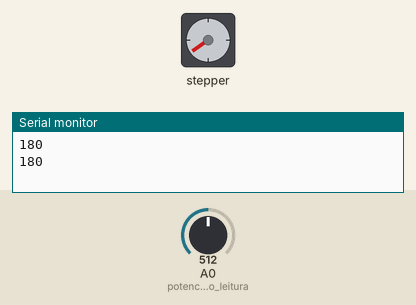
A sketch run on a simulated Arduino Uno, built with avr-gcc and run on an emulated ATmega328P. On the bench: stepper motor, the last lines printed to the serial monitor. The inputs (shaded band) are chosen by the test bench; at power-on: A0 (potenciometro_leitura) = 512. Stepper angles assume 100 steps per turn.

Above: at 6.86 s.
6.9 s: A0 (potenciometro_leitura) set to 122
At 9.6 s:
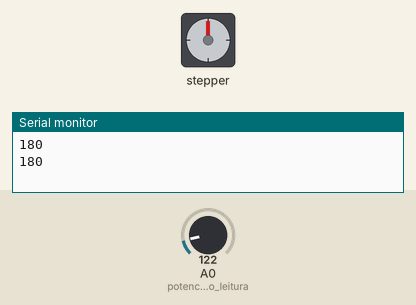
13.6 s: A0 (potenciometro_leitura) set to 306
20.3 s: A0 (potenciometro_leitura) set to 900
27.0 s: A0 (potenciometro_leitura) set to 716
At 33.4 s:
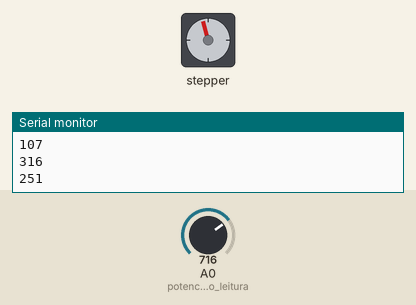
33.7 s: A0 (potenciometro_leitura) set to 511
At 39.7 s:
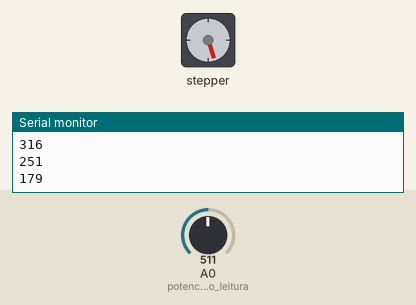
Timing chart, 0 to 41.2 s (numbered marks = the images above; inputs shaded):
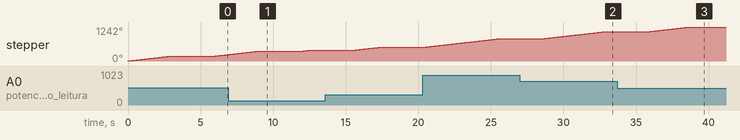

Measured:
- after the input at 6.9 s, stepper: goes on until 12.6 s, then stays 399°
- after the input at 27.0 s, stepper: goes on until 32.7 s, then stays 1065°
- after the input at 33.7 s, stepper: goes on until 38.7 s, then stays 1242°
- by itself, stepper: turns 180° clockwise in 2.9 s, then 54° clockwise in 0.84 s

The sketch:

Motor_passo_potenciometro.ino
```cpp
#include <AFMotor.h>
//sketch para controle de motor de passo
//declaraçao de portas no geral entradas

double passo_total=100;
int const potenciometro_leitura=0;

int porta_motor=2;
int  valorPot;

double numero_de_passo=0;

AF_Stepper motor1 (passo_total,porta_motor);

void setup ()
{
  motor1.setSpeed(10);//velocidade do motor de passo
  Serial.begin(9600);


}


void loop ()
{
     //leitura do potenciometro e converto para sinal depois em angulo em seguida converto para passo
     //converçao direta interfere na velocidade dos passos

     valorPot=analogRead(potenciometro_leitura);
     valorPot=map(valorPot,0,1023,0,360);
     numero_de_passo=(valorPot*passo_total)/360;


       Serial.println(valorPot);

      motor1.step(numero_de_passo, FORWARD,SINGLE);//ativa valor de passos horario e ativando uma bobina de cada vez
      motor1.release();
      delay(3000);


}
```
